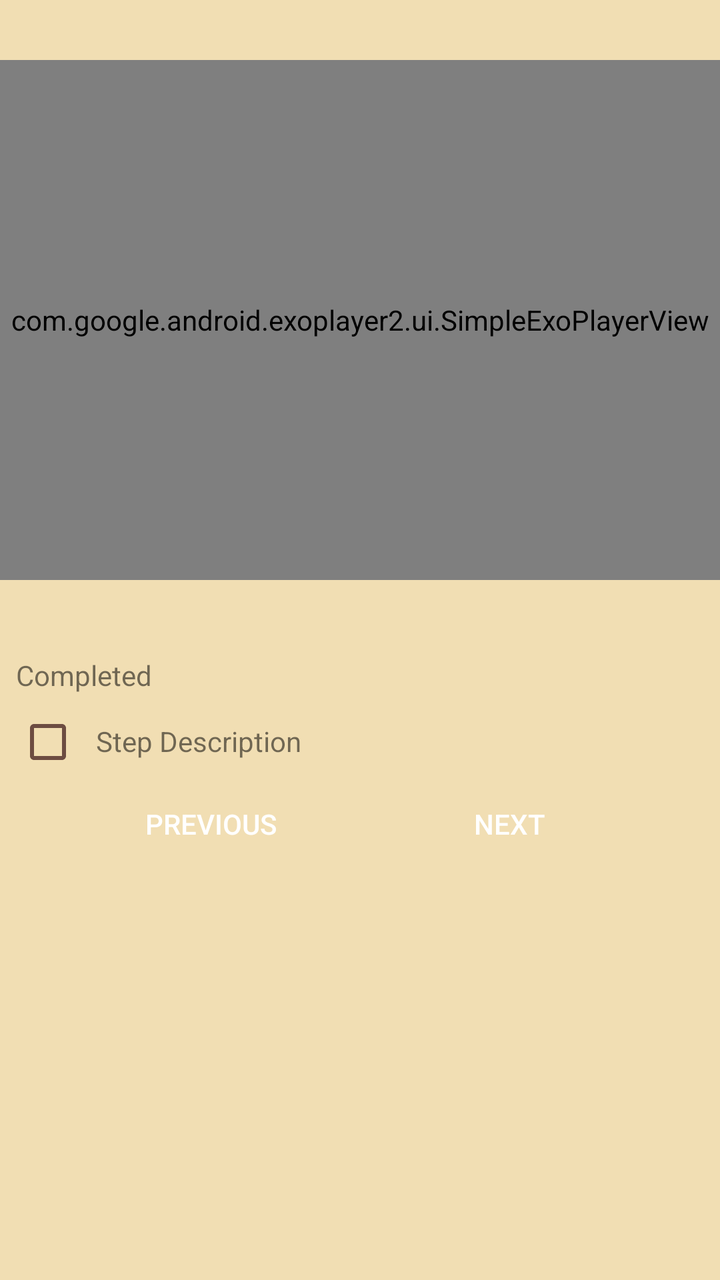
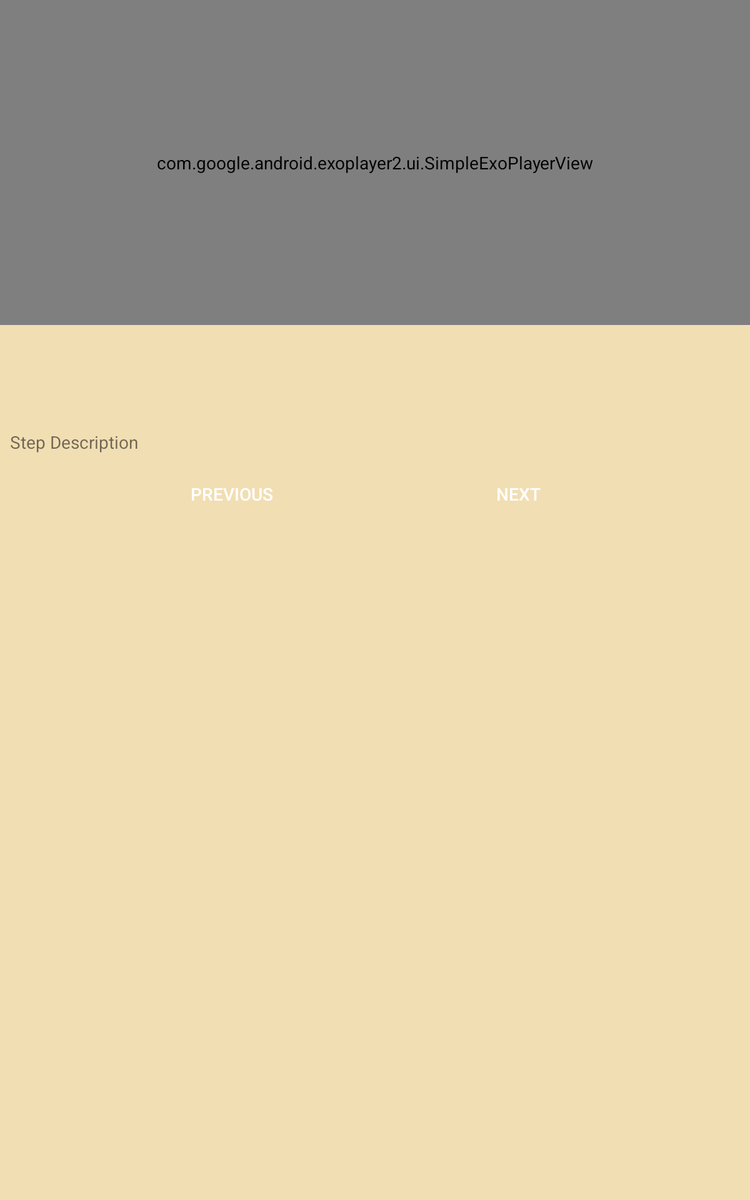

First picture: res/layout/ on a phone held upright. Second picture: the repository's own variant of that layout, on a device whose configuration matches the variant's folder. Source for both follows.
<!-- AndroidManifest.xml: application theme AppTheme -->
<!-- res/layout/fragment_step_detail.xml -->
<?xml version="1.0" encoding="utf-8"?>
<android.support.constraint.ConstraintLayout xmlns:android="http://schemas.android.com/apk/res/android"
    xmlns:app="http://schemas.android.com/apk/res-auto"
    xmlns:tools="http://schemas.android.com/tools"
    android:layout_width="match_parent"
    android:layout_height="match_parent"
    android:background="@color/colorAccent"
    tools:context="com.keyeswest.bake.StepDetailActivity">


    <com.google.android.exoplayer2.ui.SimpleExoPlayerView
        android:id="@+id/video_view"
        android:layout_width="match_parent"
        android:layout_height="260dp"
        android:background="@color/colorAccent"
        app:layout_constraintBottom_toTopOf="@+id/horizontalHalf"
        app:layout_constraintEnd_toEndOf="parent"
        app:layout_constraintStart_toStartOf="parent"
        app:layout_constraintTop_toTopOf="parent" />

    <android.support.constraint.Guideline
        android:id="@+id/horizontalHalf"
        android:layout_width="wrap_content"
        android:layout_height="wrap_content"
        android:orientation="horizontal"
        app:layout_constraintGuide_percent="0.5"
        tools:layout_editor_absoluteX="0dp"
        tools:layout_editor_absoluteY="256dp" />


    <CheckBox
        android:id="@+id/step_complete_cb"
        android:layout_width="wrap_content"
        android:layout_height="wrap_content"
        android:layout_marginStart="8dp"
        android:layout_marginTop="8dp"
        android:buttonTint="@color/colorPrimary"
        app:layout_constraintStart_toStartOf="parent"
        app:layout_constraintTop_toBottomOf="@+id/complete_tv" />

    <TextView
        android:id="@+id/complete_tv"
        android:layout_width="wrap_content"
        android:layout_height="wrap_content"
        android:layout_marginStart="8dp"
        android:layout_marginTop="8dp"
        style="@style/TextViewStyle"
        android:text="@string/completed"
        app:layout_constraintStart_toStartOf="parent"
        app:layout_constraintTop_toBottomOf="@+id/horizontalHalf" />

    <TextView
        android:id="@+id/step_description_tv"
        android:layout_width="0dp"
        android:layout_height="wrap_content"
        android:layout_marginEnd="8dp"
        android:layout_marginStart="8dp"
        android:layout_marginTop="10dp"
        android:paddingTop="4dp"
        style="@style/TextViewStyle"
        app:layout_constraintEnd_toEndOf="parent"
        app:layout_constraintStart_toEndOf="@+id/step_complete_cb"
        app:layout_constraintTop_toBottomOf="@+id/complete_tv"
        tools:text="Step Description" />

    <Button
        android:id="@+id/prev_button"
        style="@style/ButtonStyle"
        android:text="@string/previous"
        android:visibility="visible"
        app:layout_constraintBaseline_toBaselineOf="@+id/next_button"
        app:layout_constraintEnd_toStartOf="@+id/next_button"
        app:layout_constraintHorizontal_bias="0.5"
        app:layout_constraintStart_toStartOf="parent" />

    <Button
        android:id="@+id/next_button"
        android:layout_marginTop="8dp"
        style="@style/ButtonStyle"
        android:text="@string/next"
        android:visibility="visible"
        app:layout_constraintEnd_toEndOf="parent"
        app:layout_constraintHorizontal_bias="0.5"
        app:layout_constraintStart_toEndOf="@+id/prev_button"
        app:layout_constraintTop_toBottomOf="@+id/step_description_tv" />


</android.support.constraint.ConstraintLayout>
<!-- resources referenced by this layout -->
<resources>
  <color name="colorAccent">#f1deb3</color>
  <color name="colorPrimary">#6d4c41</color>
  <string name="completed">Completed</string>
  <string name="next">Next</string>
  <string name="previous">Previous</string>
  <style name="ButtonStyle">
          <item name="android:layout_width">wrap_content</item>
          <item name="android:layout_height">wrap_content</item>
          <item name="android:background">@drawable/button_selector</item>
          <item name="android:textColor">@android:color/white</item>
      </style>
  <style name="AppTheme" parent="Theme.AppCompat.Light.DarkActionBar">
          
          <item name="colorPrimary">@color/colorPrimary</item>
          <item name="colorPrimaryDark">@color/colorPrimaryDark</item>
          <item name="colorAccent">@color/colorAccent</item>
          <item name="android:textColorPrimary">@android:color/darker_gray</item>
          <item name="android:colorBackground">@color/colorAccent</item>
      </style>
  <color name="colorPrimaryDark">#40241a</color>
</resources>
<!-- res/layout-sw600dp/fragment_step_detail.xml (the repository's variant of the layout above) -->
<!-- drawn on a 7-inch tablet held upright -->
<?xml version="1.0" encoding="utf-8"?>
<android.support.constraint.ConstraintLayout xmlns:android="http://schemas.android.com/apk/res/android"
    xmlns:app="http://schemas.android.com/apk/res-auto"
    xmlns:tools="http://schemas.android.com/tools"
    android:layout_width="match_parent"
    android:layout_height="match_parent"
    android:background="@color/colorAccent"
    tools:context="com.keyeswest.bake.StepDetailActivity">


    <com.google.android.exoplayer2.ui.SimpleExoPlayerView
        android:id="@+id/video_view"
        android:layout_width="match_parent"
        android:layout_height="260dp"
        android:background="@color/colorAccent"

        app:layout_constraintEnd_toEndOf="parent"
        app:layout_constraintStart_toStartOf="parent"
        app:layout_constraintTop_toTopOf="parent" />

    <android.support.constraint.Guideline
        android:id="@+id/horizontalHalf"
        android:layout_width="wrap_content"
        android:layout_height="wrap_content"

        android:orientation="horizontal"
        app:layout_constraintGuide_percent="0.35"
        app:layout_constraintTop_toTopOf="parent" />


    <CheckBox
        android:id="@+id/step_complete_cb"
        android:layout_width="wrap_content"
        android:layout_height="wrap_content"
        android:layout_marginStart="@dimen/activity_margin_half"
        android:layout_marginTop="@dimen/activity_margin_half"
        android:buttonTint="@color/colorPrimary"
        android:visibility="gone"
        app:layout_constraintStart_toStartOf="parent"
        app:layout_constraintTop_toBottomOf="@+id/complete_tv" />

    <TextView
        android:id="@+id/complete_tv"
        android:layout_width="wrap_content"
        android:layout_height="wrap_content"
        android:layout_marginStart="@dimen/activity_margin_half"
        android:layout_marginTop="@dimen/activity_margin_half"
        android:visibility="gone"
        style="@style/TextViewStyle"
        android:text="@string/completed"
        app:layout_constraintStart_toStartOf="parent"
        app:layout_constraintTop_toBottomOf="@+id/horizontalHalf" />

    <TextView
        android:id="@+id/step_description_tv"
        style="@style/TextViewStyle"
        android:layout_width="0dp"
        android:layout_height="wrap_content"
        android:layout_marginEnd="@dimen/activity_margin_half"
        android:layout_marginStart="@dimen/activity_margin_half"
        android:layout_marginTop="@dimen/activity_margin_half"

        app:layout_constraintEnd_toEndOf="parent"
        app:layout_constraintStart_toEndOf="@+id/step_complete_cb"
        app:layout_constraintTop_toBottomOf="@+id/complete_tv"
        tools:text="Step Description" />

    <Button
        android:id="@+id/prev_button"
        style="@style/ButtonStyle"
        android:text="@string/previous"
        android:visibility="visible"
        app:layout_constraintBaseline_toBaselineOf="@+id/next_button"
        app:layout_constraintEnd_toStartOf="@+id/next_button"
        app:layout_constraintHorizontal_bias="0.5"
        app:layout_constraintStart_toStartOf="parent" />

    <Button
        android:id="@+id/next_button"
        android:layout_marginTop="@dimen/activity_margin_half"
        style="@style/ButtonStyle"
        android:text="@string/next"
        android:visibility="visible"
        app:layout_constraintEnd_toEndOf="parent"
        app:layout_constraintHorizontal_bias="0.5"
        app:layout_constraintStart_toEndOf="@+id/prev_button"
        app:layout_constraintTop_toBottomOf="@+id/step_description_tv" />


</android.support.constraint.ConstraintLayout>
<!-- resources referenced by the variant -->
<!-- as a 7-inch tablet held upright resolves them -->
<resources>
  <color name="colorAccent">#f1deb3</color>
  <color name="colorPrimary">#6d4c41</color>
  <dimen name="activity_margin_half">8dp</dimen>
  <string name="completed">Completed</string>
  <string name="next">Next</string>
  <string name="previous">Previous</string>
  <style name="ButtonStyle">
          <item name="android:layout_width">wrap_content</item>
          <item name="android:layout_height">wrap_content</item>
          <item name="android:background">@drawable/button_selector</item>
          <item name="android:textColor">@android:color/white</item>
      </style>
  <style name="AppTheme" parent="Theme.AppCompat.Light.DarkActionBar">
          
          <item name="colorPrimary">@color/colorPrimary</item>
          <item name="colorPrimaryDark">@color/colorPrimaryDark</item>
          <item name="colorAccent">@color/colorAccent</item>
          <item name="android:textColorPrimary">@android:color/darker_gray</item>
          <item name="android:colorBackground">@color/colorAccent</item>
      </style>
  <color name="colorPrimaryDark">#40241a</color>
</resources>
